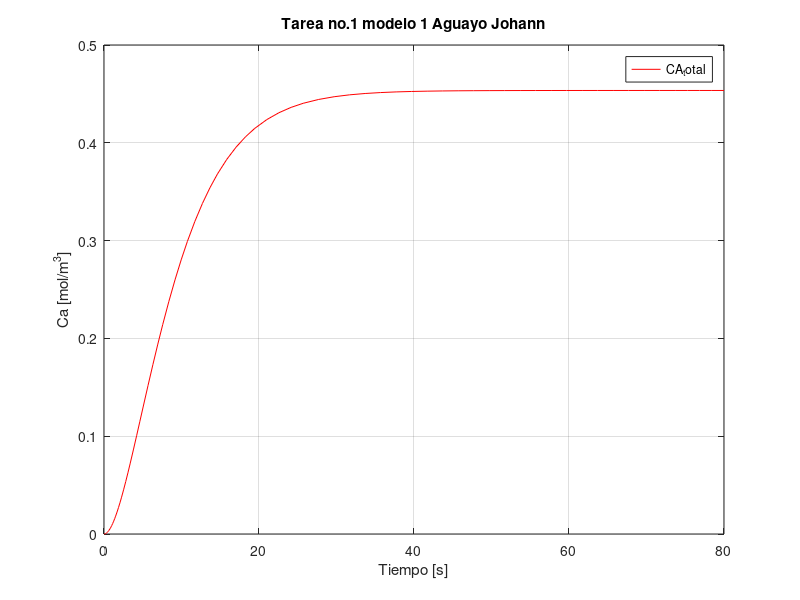

Reproduce this figure in MATLAB.
%Tarea 1 modelo 1 control de procesos
%Reactores en serie con mismo volumen y flujo ctte
function Reactor_en_serie_1
clear
clc
[T,y]=ode45(@modelo_1,[0,80],[0,0]);
y(:,2)
%datos
plot(T,y(:,2),"r")
title("Tarea no.1 modelo 1 Aguayo Johann")
ylabel("Ca [mol/m^3]"),xlabel("Tiempo [s]");
grid
legend("CA_total")

end
function dydT=modelo_1(T,y)
%datos
Ca1 = y(1);
Ca2 = y(2);
F = 0.008; %m^3/s
v = 0.04; %m^3
k = 0.01; %1/s
Cao = 0.5; %mol/m^3

%Ecuacion de diseño CSTR
dydT(1)=((F*Cao)/v)-((F*Ca1)/v)-(k*Ca1);
dydT(2)=((F*Ca1)/v)-((F*Ca2)/v)-(k*Ca2);
dydT=dydT';
end